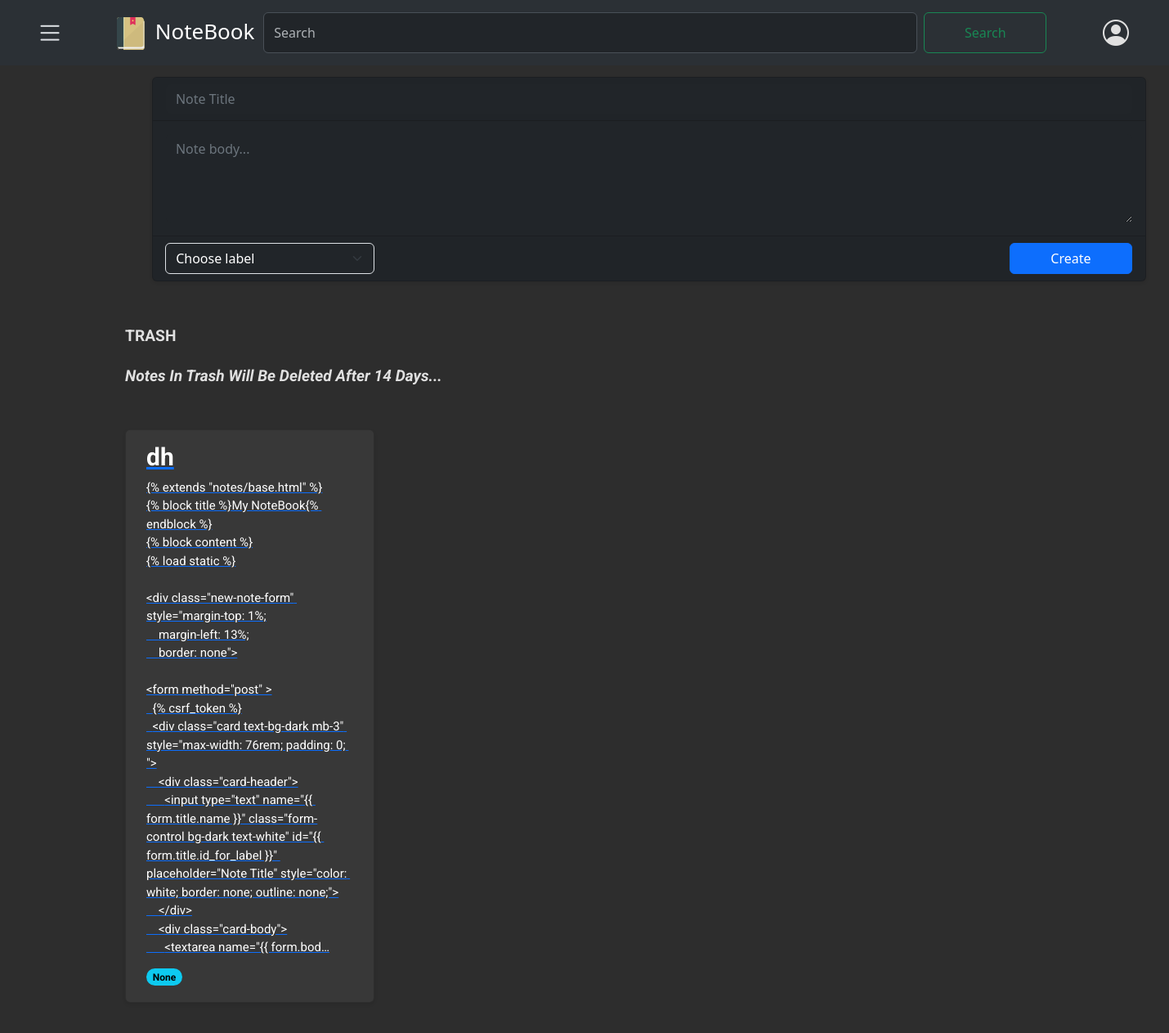
Page /notes/trash/ (signed in) on the committed database.
### notes/models.py (models this page shows, shortened)
class Note(models.Model):
    user= models.ForeignKey(CustomUser,on_delete=models.CASCADE, related_name='notes')
    title= models.CharField(max_length=100, null=False)
    body= models.TextField()
    label= models.ManyToManyField(Label, related_name="labels", blank=True)
    archived= models.BooleanField(default=False)
    pinned= models.BooleanField(default= False)
    created = models.DateTimeField(auto_now_add= True)
    updated= models.DateTimeField(auto_now=True)
    trashed = models.BooleanField(default=False)
    trashed_at= models.DateTimeField(null=True, blank=True)
    class Meta:
        ordering= ['-updated']
        indexes= [
            models.Index(fields=["-updated"])
        ]
        verbose_name = "Note"
        verbose_name_plural= "Notes"

### notes/views.py (the view)
# urls.py: path('trash/', views.trash_list, name='note_trash'),
@login_required
def trash_list(request):
    if request.method== "GET":
        trashed_notes = Note.objects.filter(user=request.user, trashed=True).order_by('-updated')
        return render(request, 'notes/note/trash_list.html', {'trashed_notes': trashed_notes})

### notes/context_processors.py (called while the page is built)
def labels_processor(request):
    if request.user.is_authenticated:
        labels = Label.objects.filter(user=request.user)
    else:
        labels = Label.objects.none()
    return {
        'labels': labels,
    }

### notes/templates/notes/note/trash_list.html (shortened to what this page needs)
{% extends "notes/base.html" %}
{% block content %}
{% load static %}
<p class="text-capitalize" style="font-weight: bold; font-size: larger;">TRASH</p>
<p class="text-capitalize" style="font-weight: bold; font-size: larger; font-style: italic;">Notes in Trash will be deleted after 14 days...</p>
<div class="card-container">
    {% for trashed_note in trashed_notes %}
    <div class="card" data-note-id="{{ trashed_note.id }}">
        <a href="#" class="trash-note-link" data-note-id="{{ trashed_note.id }}">
            <h5 class="card-title">{{ trashed_note.title }}</h5>
            <p class="card-text" >{{ trashed_note.body|truncatechars:650 }}</p>
        </a>
        <span class="badge rounded-pill text-bg-info">{{ trashed_note.label.name }}</span>
    </div>
    {% endfor %}
</div>
{% endblock %}

### notes/static/css/notes.css (style rules this page uses)
:root { --bg-color: #2d2d2d; --text-color: #e0e0e0; --secondary-text-color: #b0b0b0; --card-bg-color: #383838; }
html, body { background-color: #2d2d2d !important; color: #e0e0e0 !important; font-family: 'Roboto', sans-serif; }
.card-container { display: grid; grid-template-columns: repeat(auto-fill, minmax(250px, 1fr)); gap: 20px; padding: 10px; font-family: 'Roboto', Arial, sans-serif; width: 1300px; margin-top: 30px; margin-bottom: 30px; background-color: #2d2d2d !important; border-color: #444 !important; text-align: justify; }
.card { border-radius: 8px; padding: 15px 25px; box-shadow: 0 2px 4px rgba(0,0,0,0.1); background-color: #383838 !important; position: relative; padding-bottom: 20px; }
.card-title { font-size: 30px; font-weight: bold; margin-bottom: 15px; color: white !important; text-align: left; padding: 0 ; }
.card-text { font-size: 15px; color: white; text-align: left; padding: 0 0 35px; line-height: 1.5; white-space: pre-wrap; word-wrap: break-word; }
.text-capitalize { font-family: 'Roboto', Arial, sans-serif; font-size: 18px; margin: 0; font-weight: normal; padding: 10px; }
.badge { display: inline-block; position: absolute; bottom: 20px; }

### rows in the picture
Note: title "dh", body "{% extends \"notes/base.html\" %} {% block title %}My NoteBook{% endblock %} {% block content %} {% load static %} <div class=\"new-note-form\" style=\"margin-top: 1%; margin-left: 13%; border: none\"> <form method=\"post\" > {% csrf_token %} <div class=\"card text-bg-dark mb-3\" style=\"max-width: 76rem; padding: 0; \"> <div class=\"card-header\"> <input type=\"text\" name=\"{{ form.title.name }}\" class=\"form-control bg-dark text-white\" id=\"{{ form.title.id_for_label }}\" placeholder=\"Note Title\" style=\"color: white; border: none; outline: none;\"> </div> <div class=\"card-body\"> <textarea name=\"{{ form.bod…", label.name "None"
